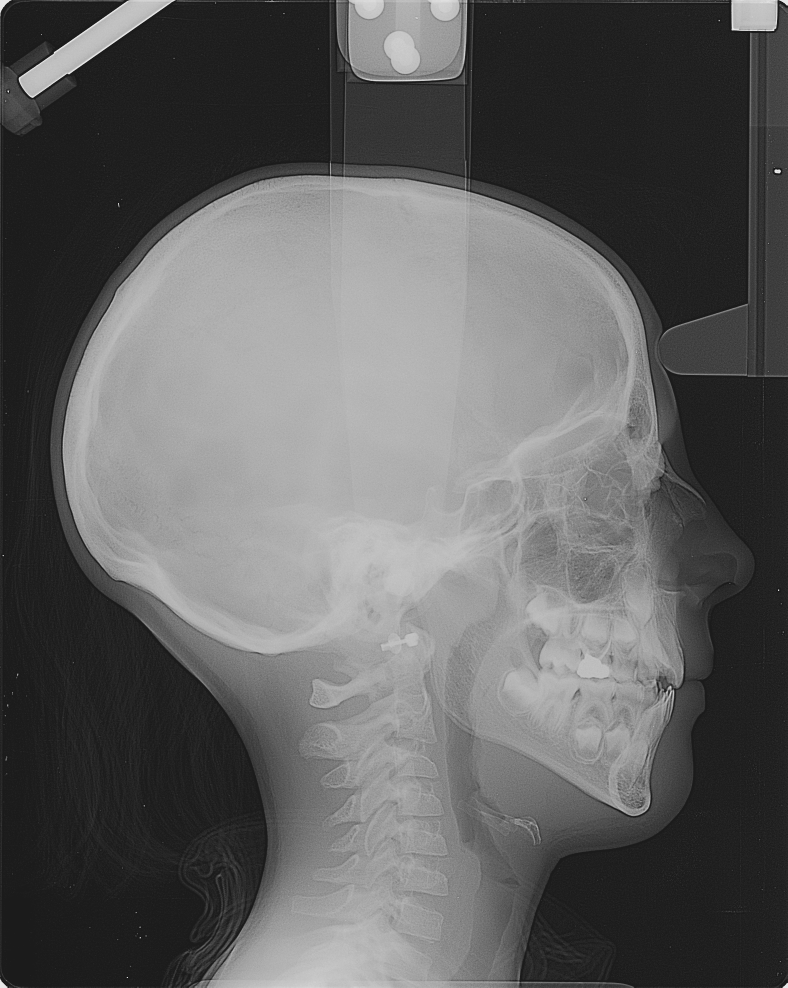
#> input picture LAB1/deliveryCode/assets/100.pgm, 1576 x 1976 px (shown at 1/2 size)
$ python customKernel.py   (older library calls are emulated)
#> lines starting #> are read from the running program, lines starting #| are printed output that depends on the picture
import cv2
import numpy as np
import matplotlib.pyplot as plt
import os


def load_and_preprocess_image(image_path=None, target_size=(512, 512)):
    """Load and preprocess image with consistent sizing"""
    if image_path is None:
        # Create a synthetic test image with various features
        image = np.zeros(target_size, dtype=np.uint8)
        # Add rectangles with different intensities
        cv2.rectangle(image, (50, 50), (200, 200), 180, -1)
        cv2.rectangle(image, (300, 100), (450, 250), 120, -1)
        # Add circles
        cv2.circle(image, (150, 350), 60, 220, -1)
        cv2.circle(image, (400, 400), 40, 80, -1)
        # Add some lines
        cv2.line(image, (0, 300), (512, 300), 160, 5)
        cv2.line(image, (256, 0), (256, 512), 200, 3)
        # Add text for texture
        cv2.putText(image, "TEST", (50, 450), cv2.FONT_HERSHEY_SIMPLEX, 2, 255, 3)
    else:
        if not os.path.exists(image_path):
            raise FileNotFoundError(f"Could not find image at {image_path}")

        # Load image (handle both grayscale and color)
        image = cv2.imread(image_path)
        if image is None:
            raise ValueError(f"Could not load image from {image_path}")

        # Convert to grayscale if needed
        if len(image.shape) == 3:
            image = cv2.cvtColor(image, cv2.COLOR_BGR2GRAY)

        # Resize to target size
        print(f"Original image size: {image.shape}")
        image = cv2.resize(image, target_size, interpolation=cv2.INTER_AREA)
        print(f"Resized to: {image.shape}")

    return image


def create_custom_kernels():
    """Create various custom kernels for different effects"""

    kernels = {}

    # 1. Sharpening kernel
    kernels["sharpening"] = np.array(
        [[0, -1, 0], [-1, 5, -1], [0, -1, 0]], dtype=np.float32
    )

    # 2. Edge enhancement kernel
    kernels["edge_enhancement"] = np.array(
        [[-1, -1, -1], [-1, 8, -1], [-1, -1, -1]], dtype=np.float32
    )

    # 3. Emboss kernel
    kernels["emboss"] = np.array([[-2, -1, 0], [-1, 1, 1], [0, 1, 2]], dtype=np.float32)

    # 4. Custom blur kernel (Gaussian-like)
    kernels["custom_blur"] = (
        np.array([[1, 2, 1], [2, 4, 2], [1, 2, 1]], dtype=np.float32) / 16
    )

    # 5. Additional kernels for experimentation

    # Strong sharpening
    kernels["strong_sharpening"] = np.array(
        [[0, -1, 0], [-1, 6, -1], [0, -1, 0]], dtype=np.float32
    )

    # Horizontal edge detection
    kernels["horizontal_edges"] = np.array(
        [[-1, -2, -1], [0, 0, 0], [1, 2, 1]], dtype=np.float32
    )

    # Vertical edge detection
    kernels["vertical_edges"] = np.array(
        [[-1, 0, 1], [-2, 0, 2], [-1, 0, 1]], dtype=np.float32
    )

    # Motion blur (horizontal)
    kernels["motion_blur"] = (
        np.array(
            [
                [0, 0, 0, 0, 0],
                [0, 0, 0, 0, 0],
                [1, 1, 1, 1, 1],
                [0, 0, 0, 0, 0],
                [0, 0, 0, 0, 0],
            ],
            dtype=np.float32,
        )
        / 5
    )

    return kernels


def apply_kernel(image, kernel):
    """Apply a kernel to an image using cv2.filter2D"""
    filtered = cv2.filter2D(image, cv2.CV_64F, kernel)

    # Handle different kernel effects
    if "emboss" in str(kernel).lower() or "edge" in str(kernel).lower():
        # For emboss and edge effects, add 128 to center around gray
        filtered = filtered + 128

    # Clip values to valid range
    filtered = np.clip(filtered, 0, 255)
    return filtered.astype(np.uint8)


def display_kernel_effects(image, kernels, figure_size=(20, 15)):
    """Display original image and all kernel effects"""

    # Calculate grid size
    num_kernels = len(kernels)
    num_cols = 4
    num_rows = (num_kernels + num_cols) // num_cols  # +1 for original image

    fig, axes = plt.subplots(num_rows, num_cols, figsize=figure_size)
    axes = axes.flatten() if num_rows > 1 else [axes] if num_cols == 1 else axes

    # Display original image
    axes[0].imshow(image, cmap="gray")
    axes[0].set_title("Original Image", fontsize=12, fontweight="bold")
    axes[0].axis("off")

    # Apply and display each kernel effect
    idx = 1
    for kernel_name, kernel in kernels.items():
        if idx >= len(axes):
            break

        filtered_image = apply_kernel(image, kernel)

        axes[idx].imshow(filtered_image, cmap="gray")
        axes[idx].set_title(
            f'{kernel_name.replace("_", " ").title()}', fontsize=12, fontweight="bold"
        )
        axes[idx].axis("off")

        # Add kernel visualization as text
        kernel_str = np.array2string(kernel, precision=2, separator=", ")
        axes[idx].text(
            0.02,
            0.98,
            f"Kernel:\n{kernel_str}",
            transform=axes[idx].transAxes,
            fontsize=8,
            verticalalignment="top",
            bbox=dict(boxstyle="round", facecolor="wheat", alpha=0.8),
        )

        idx += 1

    # Hide unused subplots
    for i in range(idx, len(axes)):
        axes[i].axis("off")

    plt.tight_layout()
    plt.show()

    return fig


def compare_kernel_variations(image, base_kernel, variations, kernel_name):
    """Compare variations of a single kernel type"""

    fig, axes = plt.subplots(2, 3, figsize=(15, 10))
    axes = axes.flatten()

    # Original image
    axes[0].imshow(image, cmap="gray")
    axes[0].set_title("Original Image")
    axes[0].axis("off")

    # Base kernel
    filtered = apply_kernel(image, base_kernel)
    axes[1].imshow(filtered, cmap="gray")
    axes[1].set_title(f"Base {kernel_name}")
    axes[1].axis("off")

    # Variations
    for i, (var_name, var_kernel) in enumerate(variations.items()):
        if i + 2 >= len(axes):
            break
        filtered = apply_kernel(image, var_kernel)
        axes[i + 2].imshow(filtered, cmap="gray")
        axes[i + 2].set_title(f"{var_name} {kernel_name}")
        axes[i + 2].axis("off")

    # Hide unused subplots
    for i in range(len(variations) + 2, len(axes)):
        axes[i].axis("off")

    plt.tight_layout()
    plt.show()


def experiment_with_kernels(image):
    """Experiment with different kernel modifications"""

    print("Experimenting with kernel variations...")

    # Experiment 1: Different sharpening intensities
    base_sharpening = np.array([[0, -1, 0], [-1, 5, -1], [0, -1, 0]], dtype=np.float32)

    sharpening_variations = {
        "Mild": np.array(
            [[0, -0.5, 0], [-0.5, 3, -0.5], [0, -0.5, 0]], dtype=np.float32
        ),
        "Strong": np.array([[0, -1, 0], [-1, 6, -1], [0, -1, 0]], dtype=np.float32),
        "Extreme": np.array([[0, -2, 0], [-2, 9, -2], [0, -2, 0]], dtype=np.float32),
    }

    compare_kernel_variations(
        image, base_sharpening, sharpening_variations, "Sharpening"
    )

    # Experiment 2: Different blur kernels
    base_blur = np.array([[1, 1, 1], [1, 1, 1], [1, 1, 1]], dtype=np.float32) / 9

    blur_variations = {
        "Gaussian": np.array([[1, 2, 1], [2, 4, 2], [1, 2, 1]], dtype=np.float32) / 16,
        "Box 5x5": np.ones((5, 5), dtype=np.float32) / 25,
        "Weighted": np.array(
            [
                [1, 4, 6, 4, 1],
                [4, 16, 24, 16, 4],
                [6, 24, 36, 24, 6],
                [4, 16, 24, 16, 4],
                [1, 4, 6, 4, 1],
            ],
            dtype=np.float32,
        )
        / 256,
    }

    compare_kernel_variations(image, base_blur, blur_variations, "Blur")


def analyze_kernel_effects(image, kernels):
    """Analyze and document the effects of different kernels"""

    print("\n" + "=" * 80)
    print("KERNEL EFFECTS ANALYSIS")
    print("=" * 80)

    original_stats = {
        "mean": np.mean(image),
        "std": np.std(image),
        "min": np.min(image),
        "max": np.max(image),
    }

    print(f"Original Image Statistics:")
    print(f"  Mean: {original_stats['mean']:.2f}")
    print(f"  Std:  {original_stats['std']:.2f}")
    print(f"  Range: [{original_stats['min']}, {original_stats['max']}]")
    print("-" * 40)

    for kernel_name, kernel in kernels.items():
        filtered = apply_kernel(image, kernel)

        stats = {
            "mean": np.mean(filtered),
            "std": np.std(filtered),
            "min": np.min(filtered),
            "max": np.max(filtered),
        }

        print(f"{kernel_name.replace('_', ' ').title()}:")
        print(f"  Kernel sum: {np.sum(kernel):.3f}")
        print(
            f"  Mean: {stats['mean']:.2f} (Δ: {stats['mean'] - original_stats['mean']:+.2f})"
        )
        print(
            f"  Std:  {stats['std']:.2f} (Δ: {stats['std'] - original_stats['std']:+.2f})"
        )
        print(f"  Range: [{stats['min']}, {stats['max']}]")
        print("-" * 40)


def main():
    """Main function to demonstrate custom kernel effects"""

    # Configuration
    TARGET_SIZE = (512, 512)
    FIGURE_SIZE = (20, 15)

    # List of test images
    IMAGES_PATH = [
        "assets/100.pgm",
        "assets/couchersoleil.pgm",
        "assets/einstein.pgm",
        "assets/monroe.pgm",
        "assets/mandrill256.pgm",
    ]

    # Create custom kernels
    kernels = create_custom_kernels()

    # Process each image or create synthetic if no images available
    test_images = []
    for image_path in IMAGES_PATH:
        if os.path.exists(image_path):
            test_images.append(image_path)

    if not test_images:
        print("No test images found, using synthetic image...")
        test_images = [None]  # Will create synthetic image

    for image_path in test_images:
        print(f"\n{'='*80}")
        if image_path:
            print(f"Processing: {image_path}")
        else:
            print("Processing: Synthetic Test Image")
        print(f"{'='*80}")

        try:
            # Load and preprocess image
            image = load_and_preprocess_image(image_path, TARGET_SIZE)
#> in load_and_preprocess_image, image is the input picture: shape (1976, 1576, 3); min 27, max 231, mean 95.9
#| Original image size: (1976, 1576)
#> in load_and_preprocess_image, `image = cv2.resize(image, target_size, interpolation=cv2.INTER_AREA)`:
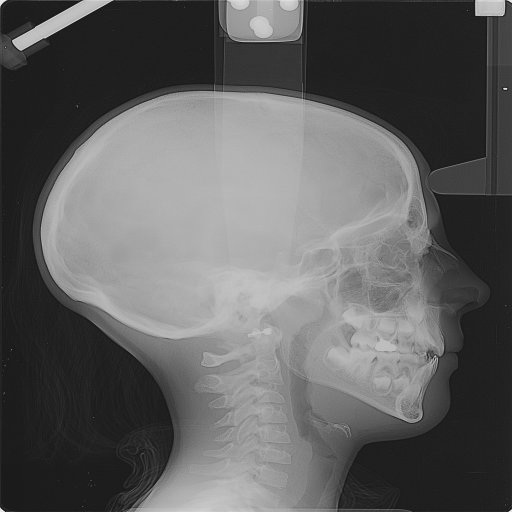
#> image: shape (512, 512); min 27, max 231, mean 95.9
#| Resized to: (512, 512)

            # Display all kernel effects
            print("Displaying all kernel effects...")
            fig = display_kernel_effects(image, kernels, FIGURE_SIZE)
#> the loop in display_kernel_effects, `for kernel_name, kernel in kernels.items():` made 8 passes
#> pass 2, in apply_kernel (call 2), `filtered = cv2.filter2D(image, cv2.CV_64F, kernel)`:
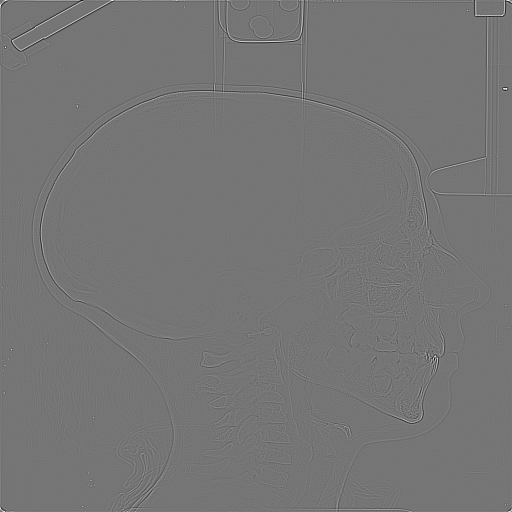
#> filtered: shape (512, 512) float64; min -825, max 964, mean 0.2; drawn with min black and max white
#> after the loop in display_kernel_effects, `for kernel_name, kernel in kernels.items():`: idx = 9
#> in display_kernel_effects, `plt.show()`:
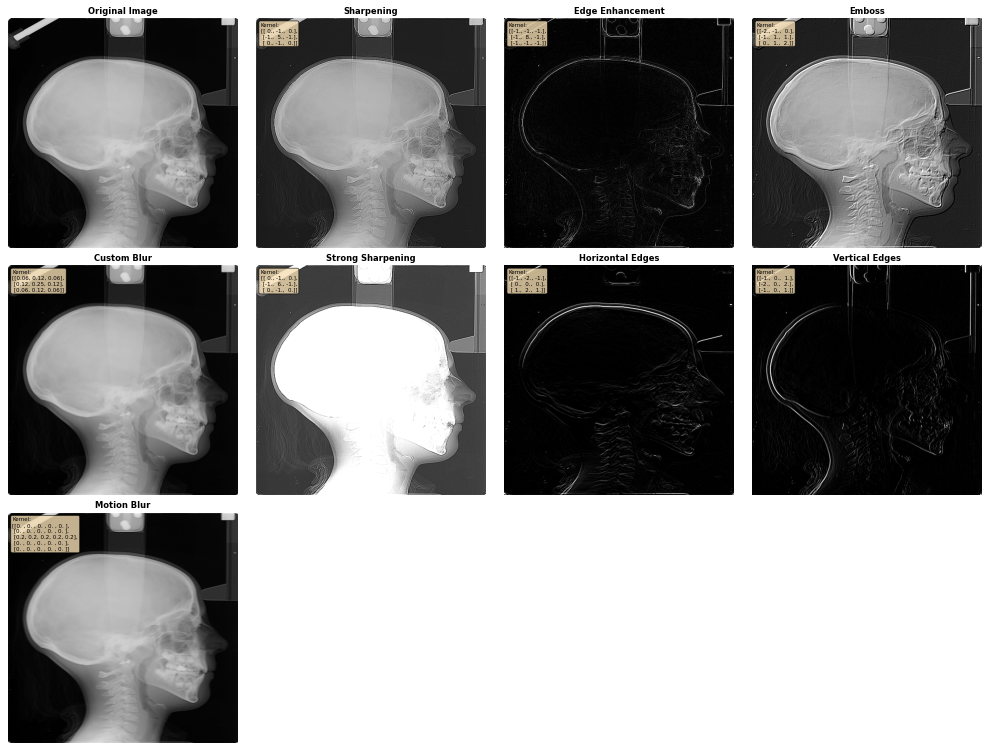
#> figure drawn by matplotlib, 9 panels

            # Save the comparison
            if image_path:
                base_name = os.path.splitext(os.path.basename(image_path))[0]
                fig.savefig(
                    f"custom_kernels_{base_name}.png", dpi=150, bbox_inches="tight"
                )
            else:
                fig.savefig(
                    "custom_kernels_synthetic.png", dpi=150, bbox_inches="tight"
                )

            # Analyze kernel effects
            analyze_kernel_effects(image, kernels)
#> in analyze_kernel_effects, `original_stats = { "mean": np.mean(image), "std": np.std(image), "min"..`: original_stats = {'mean': 95.93, 'std': 62.38, 'min': 27, 'max': 231}
#|   Mean: 95.93
#|   Std:  62.38
#|   Range: [27, 231]
#> the loop in analyze_kernel_effects, `for kernel_name, kernel in kernels.items():` made 8 passes
#> stats on passes 1 to 8: {'mean': 96.25, 'std': 64.95, 'min': 0, 'max': 255}, {'mean': 9.63, 'std': 24.47, 'min': 0, 'max': 255}, {'mean': 96.48, 'std': 66.34, 'min': 0, 'max': 255}, {'mean': 95.44, 'std': 62.09, 'min': 27, 'max': 231}, {'mean': 160.1, 'std': 90.93, 'min': 0, 'max': 255}, {'mean': 6.12, 'std': 20.72, 'min': 0, 'max': 255}, {'mean': 6.27, 'std': 20.84, 'min': 0, 'max': 255}, {'mean': 95.52, 'std': 62.07, 'min': 27, 'max': 231}
#> (printed output is left out)
#> pass 2, in apply_kernel (call 10), `filtered = np.clip(filtered, 0, 255)`:
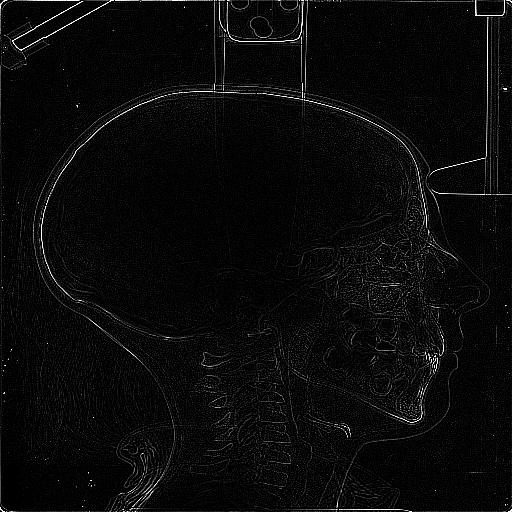
#> filtered: shape (512, 512) float64; min 0, max 255, mean 9.6
#> pass 3, in apply_kernel (call 11), `filtered = np.clip(filtered, 0, 255)`:
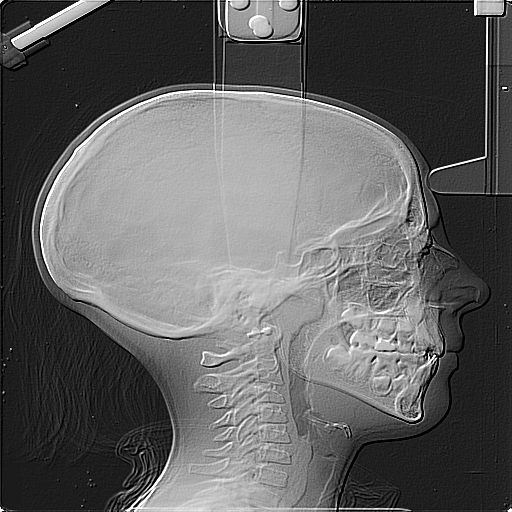
#> filtered: shape (512, 512) float64; min 0, max 255, mean 96.5

            # Experiment with kernel variations
            experiment_with_kernels(image)
#> in experiment_with_kernels, `base_sharpening = np.array([[0, -1, 0], [-1, 5, -1], [0, -1, 0]], dtyp..`: base_sharpening = [[0, -1, 0], [-1, 5, -1], [0, -1, 0]]
#> in experiment_with_kernels, `sharpening_variations = { "Mild": np.array( [[0, -0.5, 0], [-0.5, 3, -..`: sharpening_variations = {'Mild': [[0, -0.5, 0], [-0.5, 3, -0.5], [0, -0.5, 0]], 'Strong': [[0, -1, 0], [-1, 6, -1], [0, -1, 0]], 'Extreme': [[0, -2, 0], [-2, 9, -2], [0, -2, 0]]}
#> the loop in compare_kernel_variations, `for i, (var_name, var_kernel) in enumerate(variations.items()):` made 3 passes
#> (var_name, var_kernel) on passes 1 to 3: ('Mild', [[0, -0.5, 0], [-0.5, 3, -0.5], [0, -0.5, 0]]), ('Strong', [[0, -1, 0], [-1, 6, -1], [0, -1, 0]]), ('Extreme', [[0, -2, 0], [-2, 9, -2], [0, -2, 0]])
#> the loop in compare_kernel_variations, `for i in range(len(variations) + 2, len(axes)):` made 1 pass
#> i on pass 1: 5
#> in compare_kernel_variations, `plt.show()`:
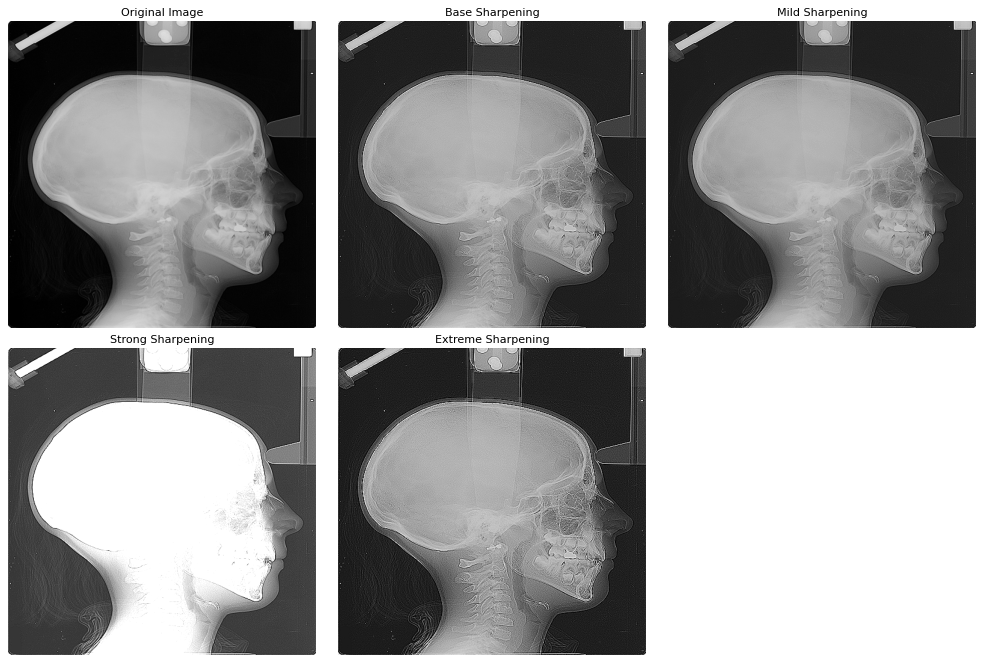
#> figure drawn by matplotlib, 5 panels
#> in experiment_with_kernels, `base_blur = np.array([[1, 1, 1], [1, 1, 1], [1, 1, 1]], dtype=np.float..`: base_blur = [[0.111, 0.111, 0.111], [0.111, 0.111, 0.111], [0.111, 0.111, 0.111]]
#> call 2 of compare_kernel_variations, with base_kernel = array of shape (3, 3), kernel_name = 'Blur'
#> the loop in compare_kernel_variations (call 2), `for i, (var_name, var_kernel) in enumerate(variations.items()):` made 3 passes
#> var_name on passes 1 to 3: 'Gaussian', 'Box 5x5', 'Weighted'
#> the loop in compare_kernel_variations (call 2), `for i in range(len(variations) + 2, len(axes)):` made 1 pass
#> in compare_kernel_variations (call 2), `plt.show()`:
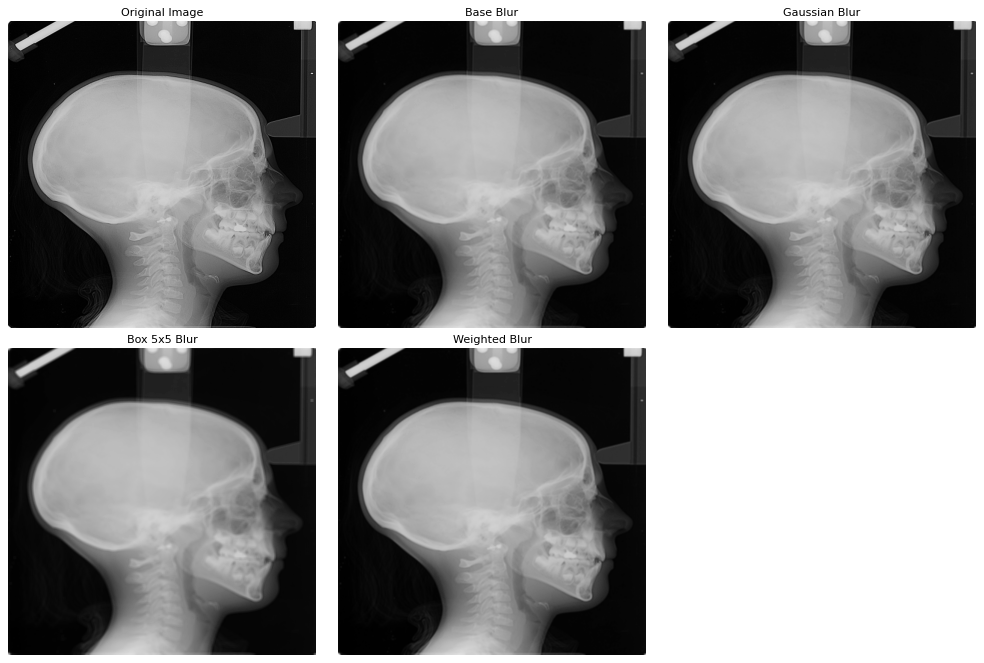
#> figure drawn by matplotlib, 5 panels

        except Exception as e:
            print(f"Error processing {image_path}: {e}")
            continue


if __name__ == "__main__":
    main()
